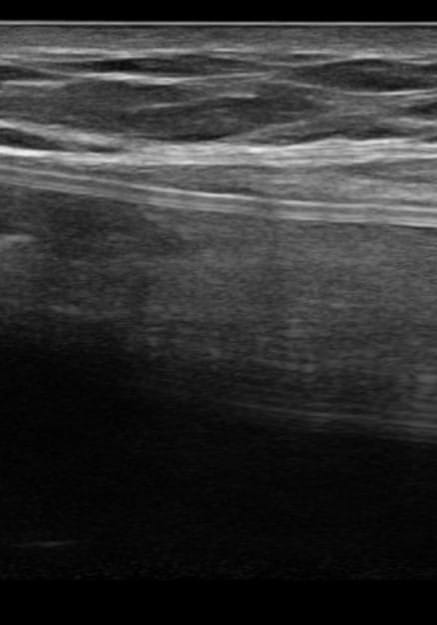
#> input picture data/online/Smooth/Smooth/6232-imageset_1-before.jpg, 437 x 625 px
$ python -i transform.py   (imports and definitions only)
#> lines starting #> are read from the running program, lines starting #| are printed output that depends on the picture; after the words box and inside, x2 and y2 are one past the last pixel; in counts of white or black regions, pixels touching at a corner belong together
from typing import Tuple, List, Tuple

import cv2
import numpy as np
from PIL import Image

import torch


def normalize(x: np.ndarray) -> np.ndarray:
    return np.array((x - np.min(x)) / (np.max(x) - np.min(x)))


def find_largest_image(
    image: np.ndarray, contours: Tuple[np.ndarray]
) -> Tuple[np.ndarray, Tuple[int, int]]:
    """이미지와 윤곽선 정보가 주어졌을 때, 가장 큰 영역을 갖는 이미지를 잘라서 반환

    매개변수:
        image (np.ndarray): 이미지 배열. OpenCV 또는 NumPy로 표현된 이미지.
        contours (Tuple[np.ndarray]): 윤곽선 정보를 담은 튜플. 각 윤곽선은 NumPy 배열로 표현

    반환값:
        np.ndarray: 가장 큰 영역을 잘라낸 이미지 배열.

    예시:
        >>> image = cv2.imread('path_to_image.jpg')
        >>> gray = cv2.cvtColor(image, cv2.COLOR_BGR2GRAY)
        >>> _, thresh = cv2.threshold(gray, 128, 255, cv2.THRESH_BINARY)
        >>> contours, _ = cv2.findContours(thresh, cv2.RETR_EXTERNAL, cv2.CHAIN_APPROX_SIMPLE)
        >>> largest_image = find_largest_image(image, contours)
    """

    x_min = 0
    y_min = 0

    max_size = 0
    for contour in contours:
        x, y, w, h = cv2.boundingRect(contour)
        size = w * h

        if max_size <= size:
            max_size = size
            max_image = image[
                y : y + h,
                x : x + w,
            ]

            x_min = x
            y_min = y

    return max_image, (y_min, x_min)


def crop_usimage(
    image: np.ndarray, size: tuple = tuple(), margin_px: int = 10
) -> Tuple[np.ndarray, Tuple[int, int]]:
    """
    이미지를 전처리하는 함수
    이 함수는 주어진 이미지를 이진화하여 윤곽선을 찾고, 가장 큰 영역을 갖는 이미지를 잘라내어 반환

    매개변수:
        image (np.ndarray): 전처리할 이미지 배열. OpenCV 또는 NumPy로 표현된 이미지.
        size (tuple, optional): 잘라낸 이미지를 리사이징할 크기.
            (가로, 세로) 형식의 튜플. 기본값은 리사이징을 수행하지 않음
        margin_px (int, optional): 잘라낸 이미지의 가장자리 여백 크기. 기본값은 10px

    반환값:
        Tuple
            1) np.ndarray: 전처리된 이미지 배열. 잘라낸 이미지 또는 리사이징된 이미지가 반환
            2) Tuple[int, int]: 오리지널 이미지의 최대크기의 이미지의 좌상단

    예시:
        >>> image = cv2.imread('path_to_image.jpg')
        >>> preprocessed_image = crop_usimage(image)
        >>> cv2.imshow('Preprocessed Image', preprocessed_image)
        >>> cv2.waitKey(0)
        >>> cv2.destroyAllWindows()

    """
    ret, binary_image = cv2.threshold(
        image, thresh=1, maxval=255, type=cv2.THRESH_BINARY
    )
    contours, hierarchy = cv2.findContours(
        binary_image, cv2.RETR_EXTERNAL, cv2.CHAIN_APPROX_SIMPLE
    )  # contours: Tuple[np.ndarray]

    crop_image, (y_min, x_min) = find_largest_image(image, contours)
    crop_image = crop_image[margin_px:-margin_px, margin_px:-margin_px]
    if not size:
        return crop_image, (y_min, x_min)

    return np.array(Image.fromarray(crop_image).resize(size)), (y_min, x_min)


# [90 lines left out: functions crop_ratio, find_margin, transform_image, not called in this run]

>>> import cv2
>>> picture = cv2.imread('../data/online/Smooth/Smooth/6232-imageset_1-before.jpg', cv2.IMREAD_GRAYSCALE)
#> picture is the input picture: shape (625, 437); min 0, max 238, mean 48.1
>>> result = crop_usimage(picture)
#> in crop_usimage, `ret, binary_image = cv2.threshold( image, thresh=1, maxval=255, type=c..`:
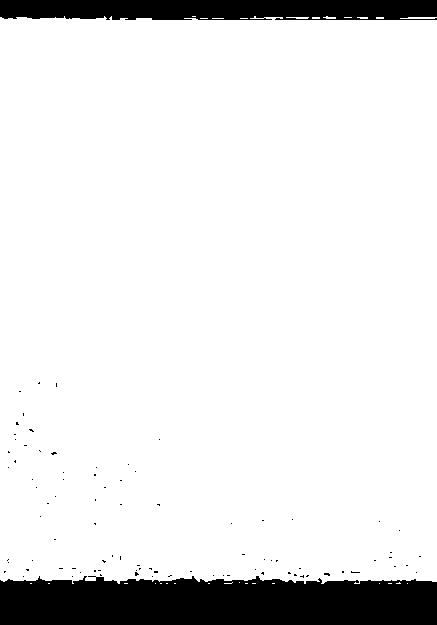
#> binary_image: shape (625, 437); 89.8% white; 89 black regions (87 under 20 px)
#> in crop_usimage, `contours, hierarchy = cv2.findContours( binary_image, cv2.RETR_EXTERNA..`: contours = 29 contours, 27 with area under 20; largest, box (x1, y1, x2, y2) and area: (0, 16, 437, 584) 244134, (400, 17, 437, 19) 27
#> the loop in find_largest_image, `for contour in contours:` made 29 passes
#> (contour, x, y, w, h, size, max_size, max_image) on passes 2, 5, 12, 15: ([[388, 583], [391, 583]], 388, 583, 4, 1, 4, 4, [[2, 2, 2, 2]]), ([[252, 583], [255, 583]], 252, 583, 4, 1, 4, 4, [[2, 2, 2, 2]]), ([[124, 583], [127, 583]], 124, 583, 4, 1, 4, 4, [[2, 2, 2, 2]]), ([[399, 582], [398, 583], [396, 583], [400, 583]], 396, 582, 5, 2, 10, 10, [[0, 0, 1, 2, 1], [2, 3, 4, 5, 2]])
#> (x, y, w, h, size, max_size, max_image, x_min) on pass 1: (407, 583, 1, 1, 1, 1, [2], 407)
#> after the loop in find_largest_image, `for contour in contours:`:
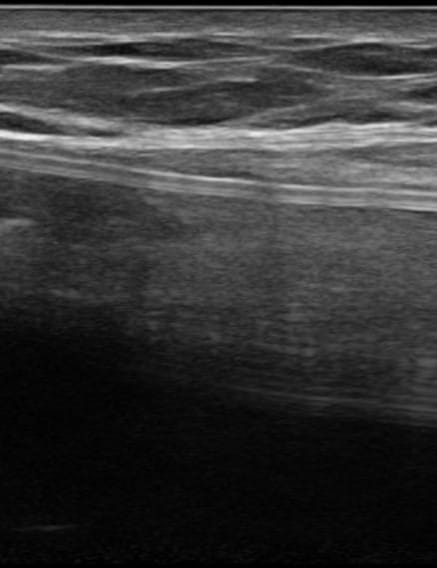
#> max_image: shape (568, 437); min 0, max 238, mean 53
#> after the loop in find_largest_image, `for contour in contours:`: max_size = 248216; x_min = 0; y_min = 16
#> in crop_usimage, `crop_image, (y_min, x_min) = find_largest_image(image, contours)`: x_min = 0
#> in crop_usimage, `crop_image = crop_image[margin_px:-margin_px, margin_px:-margin_px]`:
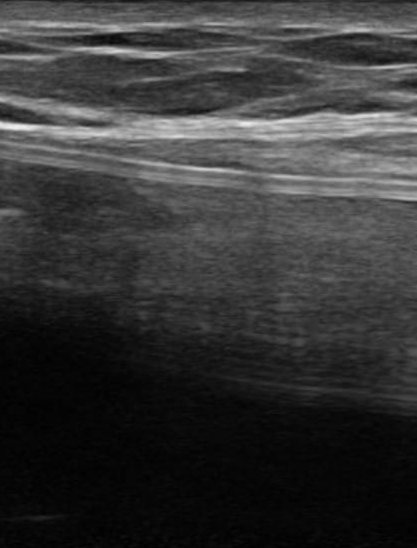
#> crop_image: shape (548, 417); min 0, max 238, mean 53.8

$ run again, on data/online/Smooth/Smooth/Breast-Implant.jpg
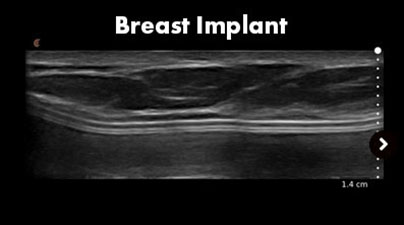
#> input picture data/online/Smooth/Smooth/Breast-Implant.jpg, 404 x 225 px
#> in crop_usimage, `ret, binary_image = cv2.threshold( image, thresh=1, maxval=255, type=c..`:
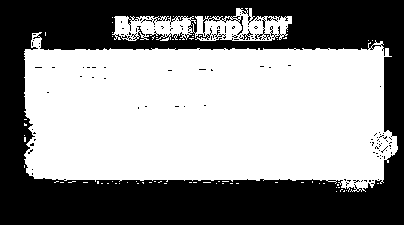
#> binary_image: shape (225, 404); 55.8% white; 114 black regions (111 under 20 px)
#> contours = 67 contours, 65 with area under 20; largest, box (x1, y1, x2, y2) and area: (24, 32, 398, 192) 47084, (112, 8, 292, 41) 3433
#> the loop in find_largest_image, `for contour in contours:` made 67 passes
#> (contour, x, y, w, h, size, max_size, max_image) on pass 3: ([[344, 190], [343, 191], [344, 191]], 343, 190, 2, 2, 4, 4, [[0, 3], [5, 4]])
#> after the loop in find_largest_image, `for contour in contours:`: max_size = 59840; x_min = 24; y_min = 32
#> in crop_usimage, `crop_image, (y_min, x_min) = find_largest_image(image, contours)`: x_min = 24
#> in crop_usimage, `crop_image = crop_image[margin_px:-margin_px, margin_px:-margin_px]`:
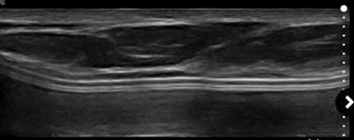
#> crop_image: shape (140, 354); min 0, max 255, mean 46.1
